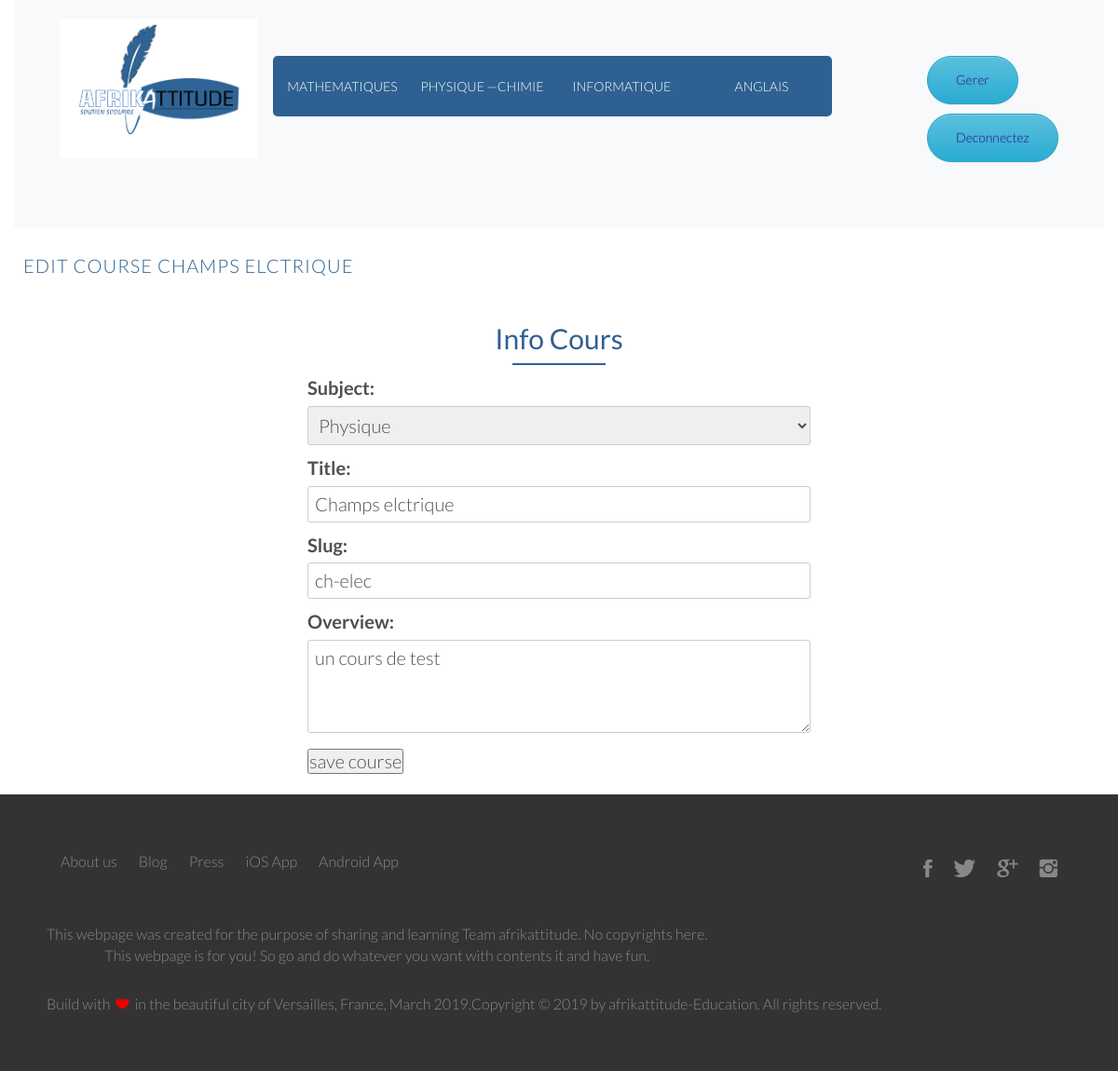
Screenshot of /courses/7/edit/ (signed in) with the database file from the repository.
### courses/models.py (models this page shows, shortened)
class Course(models.Model):
    owner           = models.ForeignKey(User, on_delete=models.CASCADE, default=1)
    subject         = models.ForeignKey(Subject, related_name='courses', on_delete=models.CASCADE)
    title           = models.CharField(max_length=50)
    image           = models.ImageField(upload_to=upload_image_path, blank=True)
    description     = models.CharField(max_length=500)
    pub_date        = models.DateTimeField(auto_now=True)
    slug            = models.SlugField(max_length=200, unique=True)
    overview        = models.TextField(null=True, blank=True)
    created         = models.DateTimeField(auto_now_add=True)
    students        = models.ManyToManyField(User, related_name='course_joined', blank=True)
    class Meta:
        ordering = ['-created']

class Subject(models.Model):
    title = models.CharField(max_length=50)
    description = models.CharField(max_length=500)
    pub_date = models.DateTimeField(auto_now=True)
    slug = models.SlugField(max_length=200, unique=True)
    class Meta:
        ordering = ('title',)
        verbose_name = 'Subject'
    def __str__(self):
        return self.title

### courses/views.py (the view)
# urls.py: path('<pk>/edit/', CourseUpdateView.as_view(), name='course_edit'),
class CourseUpdateView(PermissionRequiredMixin, OwnerEditCourseMixin, UpdateView):
    permission_required = 'courses.change_course'

### courses/views.py (called while the page is built)
    def get_queryset(self):
        qs = super(OwnerMixin, self).get_queryset()
        return qs.filter(owner=self.request.user)

### courses/templates/courses/manage/course/form.html (shortened to what this page needs)
{% extends "afrik_app/base.html" %}
{% block content %}
  <h1>
    {% if object %} Edit Course {{object.title}}
    {% else %} Créer un nouveau cours
    {% endif %}
  </h1>
  <div class="row">
  <div class="col col-md-6 mx-auto">
    <h2> Info Cours </h2>
    <form  action="." method="post">
      {{ form.as_p }}
      <p> <input type="submit" value="save course"></p>
    </form>
  </div>
  </div>
{% endblock %}

### static/css/grid.css (style rules this page uses)
.row { zoom: 1; }
.row:before, .row:after { content:""; display:table; }
.row:after { clear:both; }
.col { display: block; float:left; margin: 1% 0 1% 1.6%; }
.col:first-child { margin-left: 0; }

### static/css/afrik_app.css (style rules this page uses)
:root { --site-main-color: #2e6192; --tarifs-background: linear-gradient(#ECE9E6, #FFFFFF); }
* { margin: 0; padding: 0; box-sizing: border-box; }
html, body { background-color: #fff; color: #504f4f; font-family: 'Lato','Arial',sans-serif; font-weight: 300; font-size: 20px; text-rendering: optimizeLegibility; overflow-x: hidden; }
.row { margin: 0 auto; max-width: 1140px; }
h1 { padding: 20px 10px; margin-top: 10px; margin-bottom: 10px; color: var(--site-main-color); font-size: 100%; font-weight: 300; text-transform: uppercase; letter-spacing: 1px; }
h2 { text-align: center; margin-top: 10px; margin-bottom: 10px; color: var(--site-main-color); }
h2:after { display: block; height: 2px; background-color: var(--site-main-color); content: " "; width: 100px; margin: 0 auto; margin-top: 10px; }
input[type=text], input[type=email], select, textarea { width: 100%; padding: 7px; border-radius: 3px; border: 1px solid #ccc; }
textarea { height: 100px; }

### rows the page displays
Course: title "CHAMPS ELCTRIQUE", subject "Physique", slug "ch-elec", overview "un cours de test"
Subject: title "Champs elctrique"
